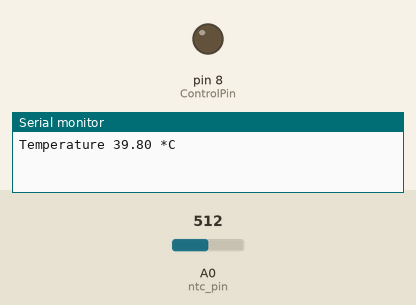
Recording of a sketch running on a simulated Arduino Uno, built with avr-gcc and run on an emulated ATmega328P. On the bench: output pins drawn as LEDs (lit = HIGH), the last lines printed to the serial monitor. Inputs (shaded band) come from the test bench; at power-on: A0 (ntc_pin) = 512. Pins used as bus, display or sensor lines are not drawn.

Above: at 1.2 s.
1.3 s: A0 (ntc_pin) set to 656
3.3 s: A0 (ntc_pin) set to 677
At 4.8 s:
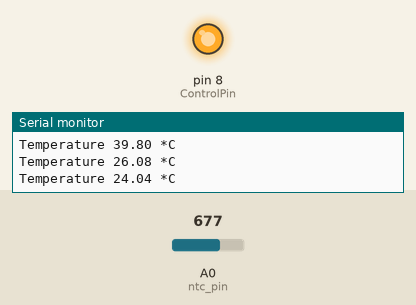
5.6 s: A0 (ntc_pin) set to 630
7.4 s: A0 (ntc_pin) set to 602
At 9.2 s:
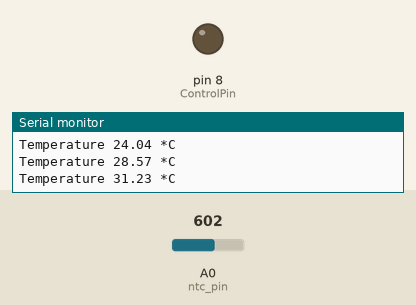
9.7 s: A0 (ntc_pin) set to 716
At 11.5 s:
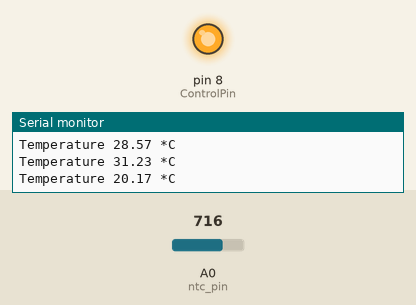
Timing chart, 0 to 12.8 s (numbered marks = the images above; inputs shaded):
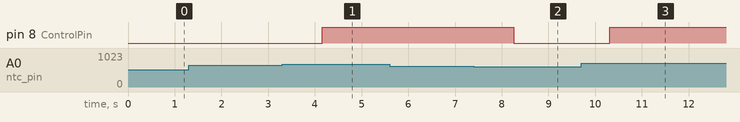

Measured:
- the behaviour switches between 667 and 668 on A0 (ntc_pin) (found by bisection; images 0 and 1)
- the behaviour switches between 615 and 614 on A0 (ntc_pin) (found by bisection; images 1 and 2)
- after the input at 3.3 s, pin 8 (ControlPin): LOW → HIGH after 0.85 s
- after the input at 7.4 s, pin 8 (ControlPin): HIGH → LOW after 0.86 s
- after the input at 9.7 s, pin 8 (ControlPin): LOW → HIGH after 0.61 s

The sketch:

Hotend_control.ino
```cpp
#define ntc_pin A0         // Pin,to which the voltage divider is connected
#define ControlPin 8
#define vd_power_pin 2        // 5V for the voltage divider
#define nominal_resistance 30000       //Nominal resistance at 25⁰C
#define nominal_temeprature 25   // temperature for nominal resistance (almost always 25⁰ C)
#define samplingrate 5    // Number of samples
#define beta 3950  // The beta coefficient or the B value of the thermistor (usually 3000-4000) check the datasheet for the accurate value.
#define Rref 16000   //Value of  resistor used for the voltage divider
int samples = 0;   //array to store the samples
void setup(void) {
  pinMode(vd_power_pin, OUTPUT);
  pinMode(ControlPin, OUTPUT);
  Serial.begin(9600);   //initialize serial communication at a baud rate of 9600
}
void loop(void) {
  uint8_t i;
  float average;
  samples = 0;
  // take voltage readings from the voltage divider
  digitalWrite(vd_power_pin, HIGH);
  for (i = 0; i < samplingrate; i++) {
    samples += analogRead(ntc_pin);
    delay(10);
  }
  digitalWrite(vd_power_pin, LOW);
  average = 0;
  average = samples / samplingrate;

  // Calculate NTC resistance
  average = 1023 / average - 1;
  average = Rref / average;
  float temperature;
  temperature = average / nominal_resistance;     // (R/Ro)
  temperature = log(temperature);                  // ln(R/Ro)
  temperature /= beta;                   // 1/B * ln(R/Ro)
  temperature += 1.0 / (nominal_temeprature + 273.15); // + (1/To)
  temperature = 1.0 / temperature;                 // Invert
  temperature -= 273.15;                      // convert absolute temp to C
  Serial.println("\n");
  Serial.print("Temperature ");
  Serial.print(temperature);
  Serial.println(" *C");
  if (temperature > 30) {
    digitalWrite(ControlPin, LOW);
    //Serial.print("off");
  } else if (temperature < 25) {
    digitalWrite(ControlPin, HIGH);
    //Serial.print("on");
  }
  delay(2000);
}
```
